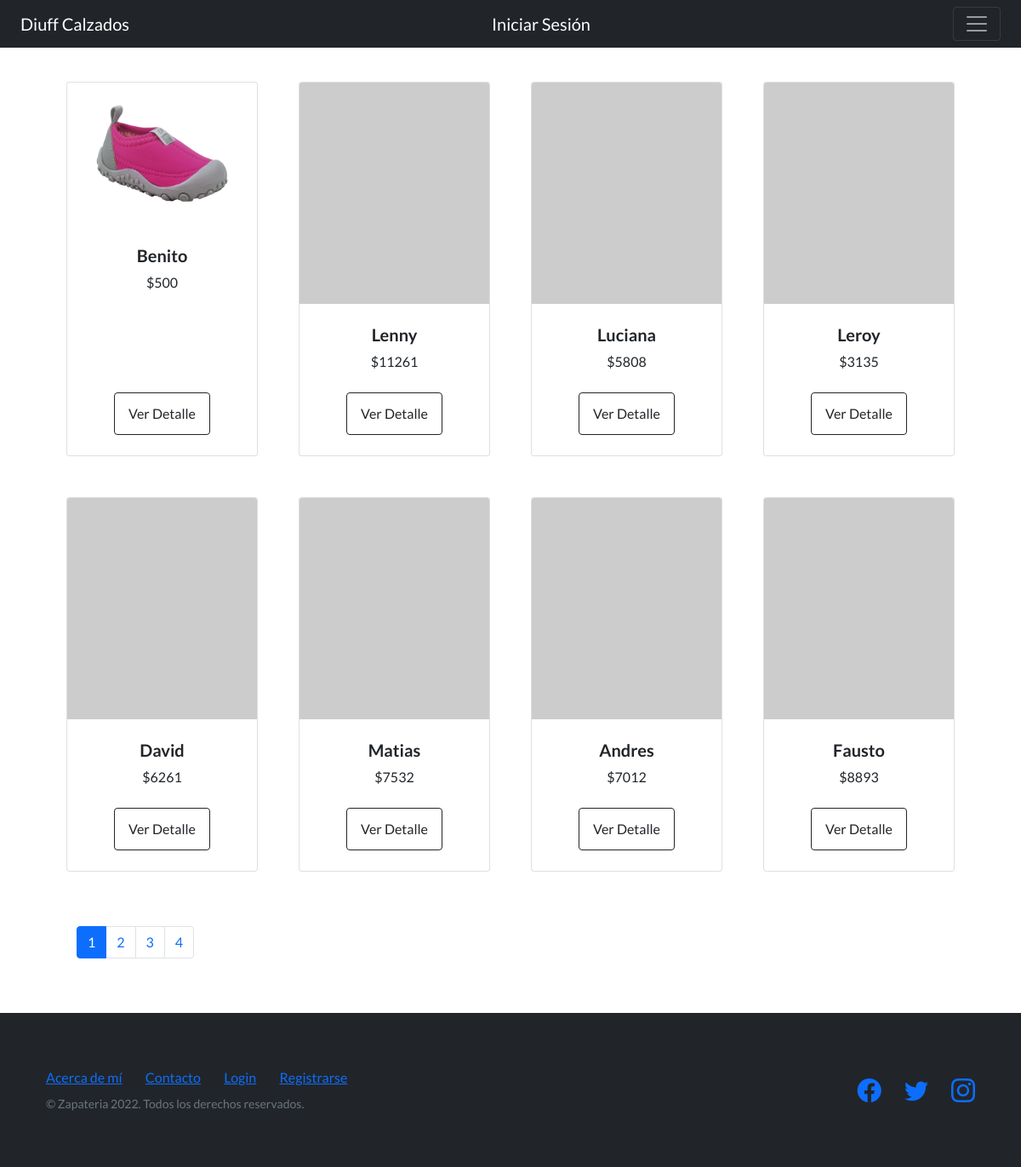
The app's page /catalogo/listaArticulos/, older data.
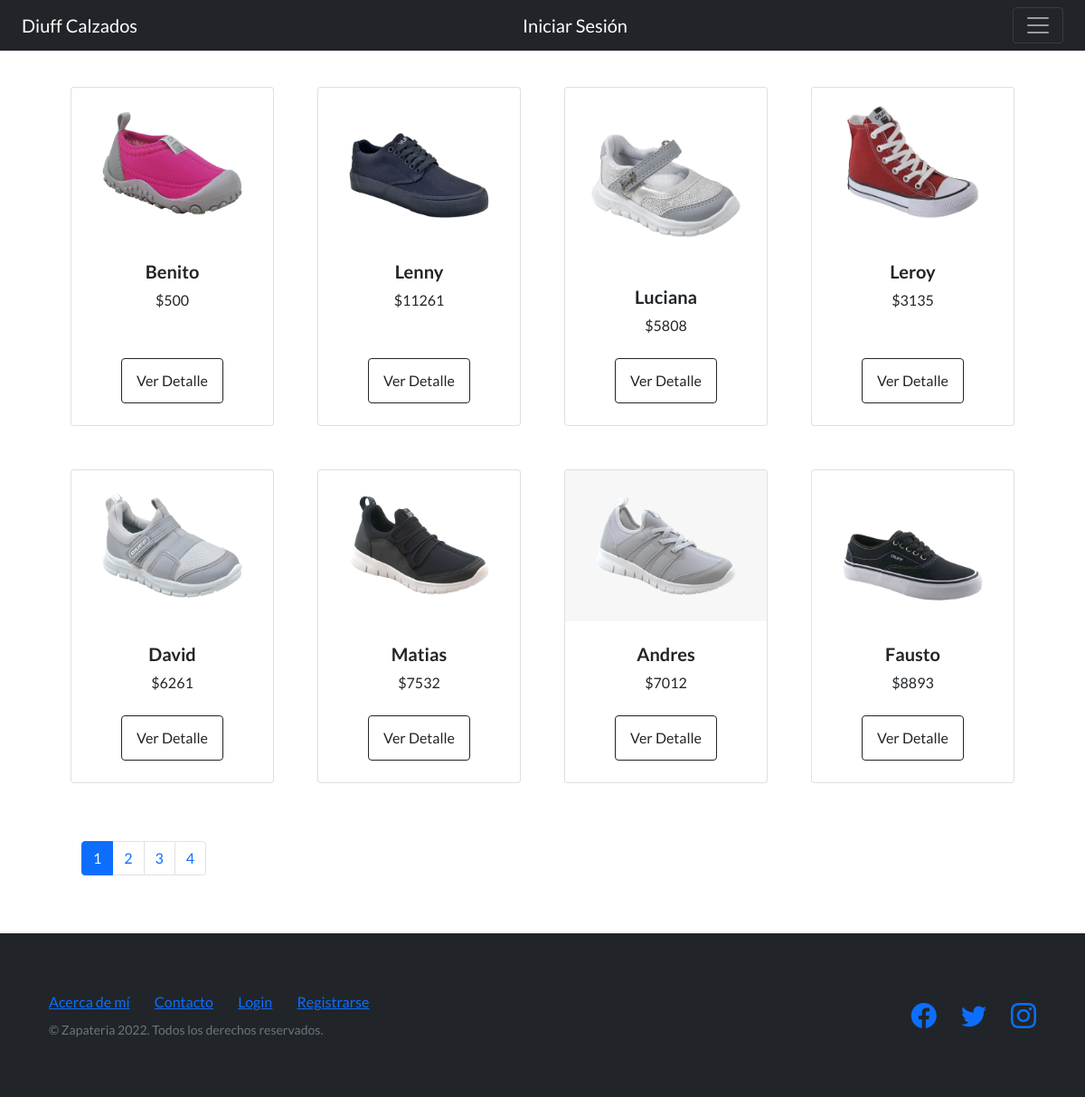
The same page, newer data.
### AppProyectoFinalPython/models.py (models this page shows, shortened)
class Articulo(models.Model):
    CodigoArticulo = models.CharField(max_length=8)
    Descripcion = models.CharField(max_length=30)
    Color = models.CharField(max_length=30)
    Talle = models.CharField(max_length=20)
    Precio = models.CharField(max_length=20)
    CodigoBarra = models.CharField(max_length=30)
    imagen = models.ImageField(upload_to='articulos', blank=True, null=True)
    DescripcionLarga = models.CharField(max_length=300)

### AppCatalogoArticulos/views.py (the view)
# urls.py: path('catalogo/listaArticulos/', lista_articulos, name='Articulos'),
def lista_articulos(request):
    avatar = Avatar()
    try:
        avatar = Avatar.objects.get(user=request.user.id)
    except:
        print("No hay datos")
    listado_articulos  = Articulo.objects.all()
    paginator     = Paginator(listado_articulos,8)
    pagina        = request.GET.get("page") or 1
    articulos     = paginator.get_page(pagina)
    pagina_actual = int(pagina)
    paginas       = range(1, articulos.paginator.num_pages + 1)
    contexto      = {"Articulos": articulos, "paginas":paginas, "pagina_actual":pagina_actual}
    busqueda      = request.GET.get("buscar")
    if(avatar.imagen):
        contexto["url"] = avatar.imagen.url
    return render(request, "lista-articulos.html", contexto )

### AppCatalogoArticulos/Templates/lista-articulos.html (shortened to what this page needs)
{% extends 'navBar.html'%}
{% load static %}
{% block blockDinamico %}
<section class="py-5">
    <div class="container px-4 px-lg-5 mt-5">
        <div class="row gx-4 gx-lg-5 row-cols-2 row-cols-md-3 row-cols-xl-4 justify-content-center">
            {% for articulo in Articulos %}
            <div class="col mb-5">
                <div class="card h-100">
                    {% if articulo.imagen %}
                        <img class="card-img-top" src="{{articulo.imagen.url}}" alt="..." />
                    {% else %}
                        <img class="card-img-top" src="https://dummyimage.com/600x700/dee2e6/6c757d.jpg" alt="..." />
                    {% endif %}
                    <div class="card-body p-4">
                        <div class="text-center">
                            <h5 class="fw-bolder">{{articulo.Descripcion}}</h5>
                            ${{articulo.Precio}}
                        </div>
                    </div>
                    <div class="card-footer p-4 pt-0 border-top-0 bg-transparent">
                        <div class="text-center"><a class="btn btn-outline-dark mt-auto" href="{% url 'VistaDetalleArticulo' articulo.id %}">Ver Detalle</a></div>
                    </div>
                </div>
            </div>
            {% endfor %}
        </div>
        <div class="row mt-3 justify-content-center" style="margin:auto; width:auto">
            <nav>
                <ul class="pagination">
                    {% for pagina in paginas %}
                    <li class="page-item{% if pagina_actual == pagina %} active {% endif %}">
                        <a class="page-link options-nav"
                            href="{% if busqueda %} ?buscar={{ busqueda }}&page={{ pagina }} {% else %} ?page={{ pagina }} {% endif %}">
                            {{pagina}}
                        </a>
                    </li>
                    {% endfor %}
                </ul>
            </nav>
        </div>
    </div>
</section>
{% endblock blockDinamico %}

Row changes from the older to the newer data that the page shows:
changed Articulo "Lenny": imagen: picture added
changed Articulo "Luciana": imagen: picture added
changed Articulo "Leroy": imagen: picture added
changed Articulo "David": imagen: picture added
changed Articulo "Matias": imagen: picture added
changed Articulo "Andres": imagen: picture added
changed Articulo "Fausto": imagen: picture added
